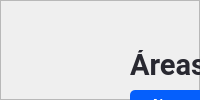
            <widget class="QWidget" name="page_deposito">
             <layout class="QVBoxLayout" name="verticalLayout_13">
              <property name="spacing">
               <number>0</number>
              </property>
              <property name="leftMargin">
               <number>0</number>
              </property>
              <property name="topMargin">
               <number>0</number>
              </property>
              <property name="rightMargin">
               <number>0</number>
              </property>
              <property name="bottomMargin">
               <number>0</number>
              </property>
              <item>
               <widget class="QFrame" name="frame_7">
                <property name="frameShape">
                 <enum>QFrame::StyledPanel</enum>
                </property>
                <property name="frameShadow">
                 <enum>QFrame::Raised</enum>
                </property>
                <widget class="QLabel" name="label_72">
                 <property name="geometry">
                  <rect>
                   <x>130</x>
                   <y>50</y>
                   <width>81</width>
                   <height>31</height>
                  </rect>
                 </property>
                 <property name="minimumSize">
                  <size>
                   <width>66</width>
                   <height>0</height>
                  </size>
                 </property>
                 <property name="maximumSize">
                  <size>
                   <width>16777215</width>
                   <height>16777215</height>
                  </size>
                 </property>
                 <property name="font">
                  <font>
                   <family>Roboto</family>
                   <pointsize>22</pointsize>
                   <weight>75</weight>
                   <bold>true</bold>
                  </font>
                 </property>
                 <property name="styleSheet">
                  <string notr="true">color: #282830 ;
</string>
                 </property>
                 <property name="text">
                  <string>Áreas</string>
                 </property>
                 <property name="alignment">
                  <set>Qt::AlignLeading|Qt::AlignLeft|Qt::AlignVCenter</set>
                 </property>
                </widget>
                <widget class="QPushButton" name="newArea_btn">
                 <property name="geometry">
                  <rect>
                   <x>130</x>
                   <y>90</y>
                   <width>121</width>
                   <height>26</height>
                  </rect>
                 </property>
                 <property name="minimumSize">
                  <size>
                   <width>0</width>
                   <height>26</height>
                  </size>
                 </property>
                 <property name="font">
                  <font>
                   <family>Cairo SemiBold</family>
                   <pointsize>10</pointsize>
                   <weight>75</weight>
                   <bold>true</bold>
                  </font>
                 </property>
                 <property name="cursor">
                  <cursorShape>PointingHandCursor</cursorShape>
                 </property>
                 <property name="styleSheet">
                  <string notr="true">QPushButton{
background-color: #055ffc;
color:#fff;
border-radius: 5px;
text-align:center;
}

QPushButton:hover{

}</string>
                 </property>
                 <property name="text">
                  <string>Nueva Área</string>
                 </property>
                 <property name="icon">
                  <iconset>
                   <normaloff>:/img/plus.png</normaloff>:/img/plus.png</iconset>
                 </property>
                 <property name="iconSize">
                  <size>
                   <width>13</width>
                   <height>13</height>
                  </size>
                 </property>
                </widget>
                <widget class="QPushButton" name="newArea_btn_2">
                 <property name="geometry">
                  <rect>
                   <x>260</x>
                   <y>90</y>
                   <width>121</width>
                   <height>26</height>
                  </rect>
                 </property>
                 <property name="minimumSize">
                  <size>
                   <width>0</width>
                   <height>26</height>
                  </size>
                 </property>
                 <property name="font">
                  <font>
                   <family>Cairo SemiBold</family>
                   <pointsize>10</pointsize>
                   <weight>75</weight>
                   <bold>true</bold>
                  </font>
                 </property>
                 <property name="cursor">
                  <cursorShape>PointingHandCursor</cursorShape>
                 </property>
                 <property name="styleSheet">
                  <string notr="true">QPushButton{
background-color: #055ffc;
color:#fff;
border-radius: 5px;
text-align:center;
}

QPushButton:hover{

}</string>
                 </property>
                 <property name="text">
                  <string>Eliminar Área</string>
                 </property>
                 <property name="icon">
                  <iconset>
                   <normaloff>:/img/plus.png</normaloff>:/img/plus.png</iconset>
                 </property>
                 <property name="iconSize">
                  <size>
                   <width>13</width>
                   <height>13</height>
                  </size>
                 </property>
                </widget>
                <widget class="QPushButton" name="btn_actualizarAreas">
                 <property name="geometry">
                  <rect>
                   <x>390</x>
                   <y>90</y>
                   <width>26</width>
                   <height>26</height>
                  </rect>
                 </property>
                 <property name="font">
                  <font>
                   <family>Roboto</family>
                   <pointsize>10</pointsize>
                   <weight>75</weight>
                   <bold>true</bold>
                  </font>
                 </property>
                 <property name="cursor">
                  <cursorShape>PointingHandCursor</cursorShape>
                 </property>
                 <property name="styleSheet">
                  <string notr="true">QPushButton{
border:none;
font-family: Roboto;
border-radius:5px;
text-align: center;
color: #282830 ;
background: #212325

}

QPushButton:hover{
		color:rgb(116, 116, 138)

}</string>
                 </property>
                 <property name="text">
                  <string/>
                 </property>
                 <property name="icon">
                  <iconset resource="img/img.qrc">
                   <normaloff>:/img/lupa y actualizar_actualizar.png</normaloff>:/img/lupa y actualizar_actualizar.png</iconset>
                 </property>
                 <property name="iconSize">
                  <size>
                   <width>14</width>
                   <height>16</height>
                  </size>
                 </property>
                 <property name="checkable">
                  <bool>true</bool>
                 </property>
                </widget>
                <widget class="QFrame" name="frame_4">
                 <property name="geometry">
                  <rect>
                   <x>130</x>
                   <y>130</y>
                   <width>650</width>
                   <height>500</height>
                  </rect>
                 </property>
                 <property name="minimumSize">
                  <size>
                   <width>600</width>
                   <height>250</height>
                  </size>
                 </property>
                 <property name="maximumSize">
                  <size>
                   <width>650</width>
                   <height>500</height>
                  </size>
                 </property>
                 <property name="styleSheet">
                  <string notr="true">border: 2px solid black;</string>
                 </property>
                 <property name="frameShape">
                  <enum>QFrame::StyledPanel</enum>
                 </property>
                 <property name="frameShadow">
                  <enum>QFrame::Raised</enum>
                 </property>
                 <layout class="QGridLayout" name="gridLayout" rowstretch="0"/>
                </widget>
               </widget>
              </item>
             </layout>
            </widget>
